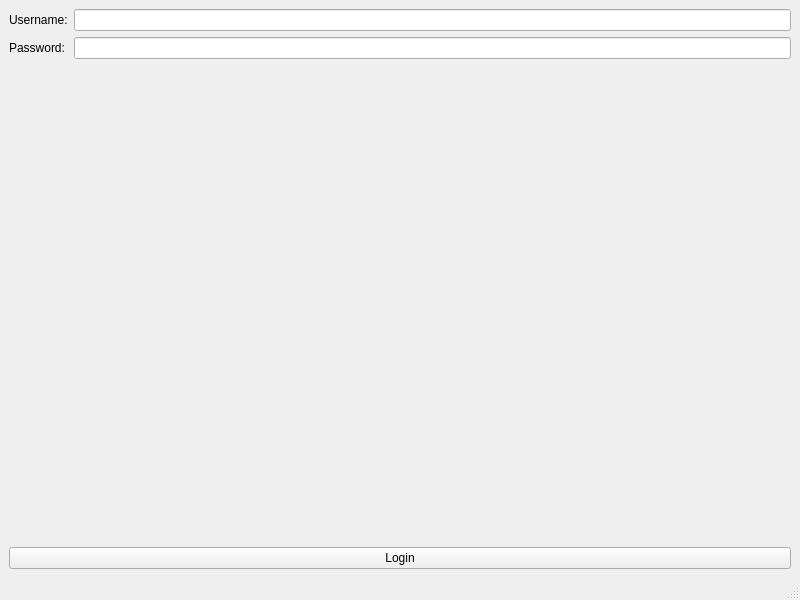
<?xml version="1.0" encoding="UTF-8"?>
<ui version="4.0">
 <class>MainWindow</class>
 <widget class="QMainWindow" name="MainWindow">
  <property name="geometry">
   <rect>
    <x>0</x>
    <y>0</y>
    <width>800</width>
    <height>600</height>
   </rect>
  </property>
  <property name="windowTitle">
   <string>MainWindow</string>
  </property>
  <widget class="QWidget" name="centralwidget">
   <layout class="QVBoxLayout" name="verticalLayout">
    <item>
     <layout class="QFormLayout" name="formLayout">
      <item row="0" column="0">
       <widget class="QLabel" name="usernameLabel">
        <property name="text">
         <string>Username:</string>
        </property>
       </widget>
      </item>
      <item row="0" column="1">
       <widget class="QLineEdit" name="usernameLineEdit"/>
      </item>
      <item row="1" column="0">
       <widget class="QLabel" name="passwordLabel">
        <property name="text">
         <string>Password:</string>
        </property>
       </widget>
      </item>
      <item row="1" column="1">
       <widget class="QLineEdit" name="passwordLineEdit">
        <property name="echoMode">
         <enum>QLineEdit::Password</enum>
        </property>
       </widget>
      </item>
     </layout>
    </item>
    <item>
     <widget class="QPushButton" name="loginButton">
      <property name="text">
       <string>Login</string>
      </property>
     </widget>
    </item>
   </layout>
  </widget>
  <widget class="QMenuBar" name="menubar">
   <property name="geometry">
    <rect>
     <x>0</x>
     <y>0</y>
     <width>800</width>
     <height>20</height>
    </rect>
   </property>
  </widget>
  <widget class="QStatusBar" name="statusbar"/>
 </widget>
 <resources/>
 <connections/>
</ui>
